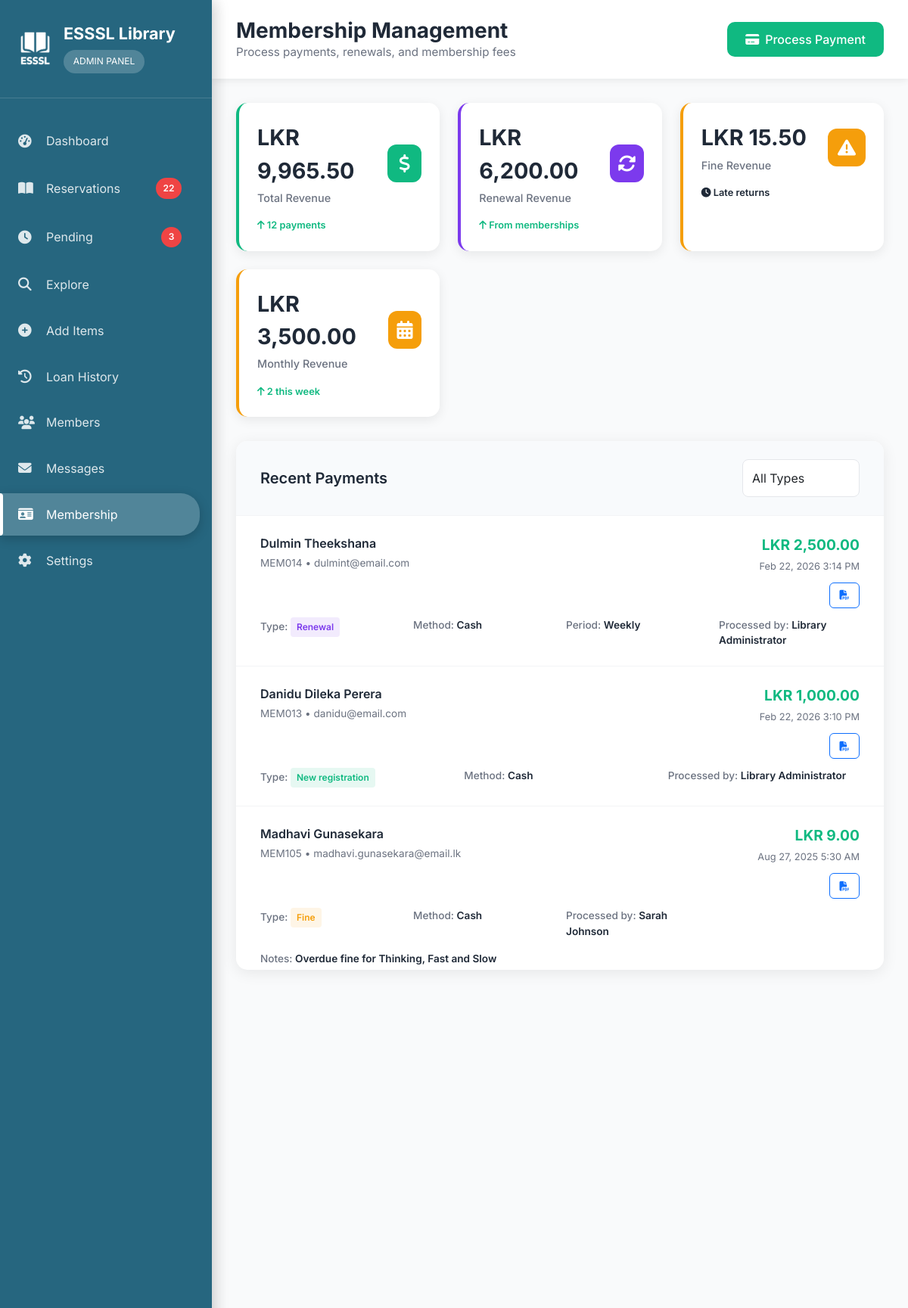
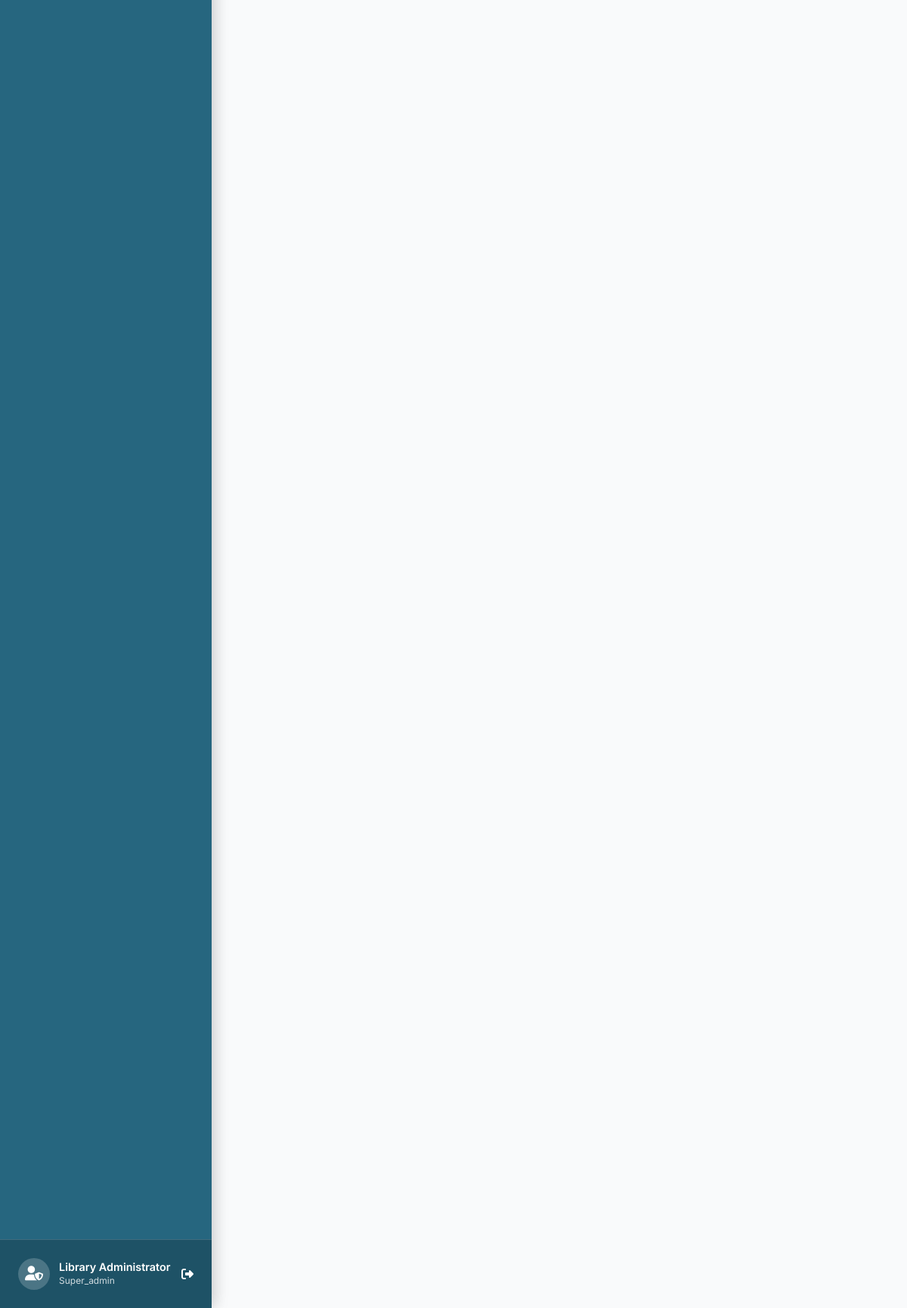
Screenshot of /admin/dashboard/membership.php (signed in) with the database file from the repository (2 pictures, top to bottom).
### tables this page shows
CREATE TABLE `payments` (
  `payment_id` int(11) NOT NULL,
  `member_id` int(11) NOT NULL,
  `payment_type` enum('new_registration','renewal','fine','other') DEFAULT 'renewal',
  `payment_method` enum('cash','card') DEFAULT 'cash',
  `amount` decimal(10,2) NOT NULL,
  `renewal_type` enum('weekly','monthly','yearly') DEFAULT NULL,
  `payment_date` timestamp NOT NULL DEFAULT current_timestamp(),
  `notes` text DEFAULT NULL,
  `processed_by` int(11) DEFAULT NULL COMMENT 'admin_id who processed payment',
  `created_at` timestamp NOT NULL DEFAULT current_timestamp()
);

CREATE TABLE `members` (
  `member_id` int(11) NOT NULL,
  `member_code` varchar(20) NOT NULL,
  `first_name` varchar(100) NOT NULL,
  `last_name` varchar(100) NOT NULL,
  `email` varchar(255) NOT NULL,
  `phone` varchar(20) DEFAULT NULL,
  `address` text DEFAULT NULL,
  `membership_type` enum('student','faculty','staff','public') DEFAULT 'student',
  `membership_expiry` date NOT NULL,
  `registration_date` timestamp NOT NULL DEFAULT current_timestamp(),
  `status` enum('active','suspended','expired') DEFAULT 'active',
  `profile_image` varchar(255) DEFAULT NULL,
  `password_hash` varchar(255) NOT NULL,
  `created_at` timestamp NOT NULL DEFAULT current_timestamp(),
  `updated_at` timestamp NOT NULL DEFAULT current_timestamp() ON UPDATE current_timestamp()
);

### admin/dashboard/membership.php (the view, shortened to what the rows shown need)
<?php
try {
    $database = new Database();
    $db = $database->getConnection();
    $where_clauses = [];
    $params = [];
    $where_sql = !empty($where_clauses) ? 'WHERE ' . implode(' AND ', $where_clauses) : '';
    $sql = "
        SELECT p.*,
               CONCAT(m.first_name, ' ', m.last_name) as member_name,
               m.member_code, m.email, m.membership_type, m.membership_expiry,
               CONCAT(a.full_name) as processed_by_name
        FROM payments p
        JOIN members m ON p.member_id = m.member_id
        LEFT JOIN admin a ON p.processed_by = a.admin_id
        $where_sql
        ORDER BY p.payment_date DESC
        LIMIT 100
    ";
    $stmt = $db->prepare($sql);
    $stmt->execute($params);
    $recent_payments = $stmt->fetchAll();
} catch (Exception $e) {
    $recent_payments = [];
    $payment_stats = [
        'total_payments' => 0,
        'total_revenue' => 0,
        'renewal_revenue' => 0,
        'fine_revenue' => 0,
        'monthly_revenue' => 0,
        'weekly_payments' => 0
    ];
    $error = "Error loading payment data: " . $e->getMessage();
}
?>
<!DOCTYPE html>
<html lang="en">
<head>
    <link href="https://cdn.jsdelivr.net/npm/bootstrap@5.3.2/dist/css/bootstrap.min.css" rel="stylesheet">
    <link href="https://cdnjs.cloudflare.com/ajax/libs/font-awesome/6.5.0/css/all.min.css" rel="stylesheet">
    <link rel="stylesheet" href="./admin-style/sidebar.css">
</head>
<body>
    <div class="admin-layout">
        <main class="admin-main">
            <header class="admin-header">
                <div class="header-content">
                    <div class="header-title">
                        <h1>Membership Management</h1>
                    </div>
                </div>
            </header>
            <div class="content-area">
                <div class="payments-section">
                    <div class="payments-list">
                        <?php if (empty($recent_payments)): ?>
                            <div class="text-center py-5">
                                <i class="fas fa-credit-card" style="font-size: 4rem; color: var(--gray-color); opacity: 0.5;"></i>
                                <h3 class="mt-3 text-muted">No payments found</h3>
                                <p class="text-muted">Start by processing your first payment</p>
                            </div>
                        <?php else: ?>
                            <?php foreach ($recent_payments as $payment): ?>
                                <div class="payment-item">
                                    <div class="payment-header">
                                        <div>
                                            <div class="payment-member"><?php echo htmlspecialchars($payment['member_name']); ?></div>
                                            <div style="font-size: 0.85rem; color: var(--gray-color); margin-top: 0.25rem;">
                                                <?php echo htmlspecialchars($payment['member_code']); ?> • <?php echo htmlspecialchars($payment['email']); ?>
                                            </div>
                                        </div>
                                        <div class="payment-meta">
                                            <div class="payment-amount">LKR <?php echo number_format($payment['amount'], 2); ?></div>
                                            <div class="payment-date">
                                                <?php echo date('M j, Y g:i A', strtotime($payment['payment_date'])); ?>
                                            </div>
                                            <div class="payment-actions">
                                                <button class="btn btn-sm btn-outline-primary" onclick="exportPaymentPDF(<?php echo $payment['payment_id']; ?>)" title="Export PDF">
                                                    <i class="fas fa-file-pdf"></i>
                                                </button>
                                            </div>
                                        </div>
                                    </div>
                                    <div class="payment-details">
                                        <div class="payment-detail">
                                            <span class="payment-detail-label">Type: </span>
                                            <span class="payment-type-badge <?php echo $payment['payment_type']; ?>">
                                                <?php echo ucfirst(str_replace('_', ' ', $payment['payment_type'])); ?>
                                            </span>
                                        </div>
                                        <div class="payment-detail">
                                            <span class="payment-detail-label">Method: </span>
                                            <span class="payment-detail-value"><?php echo ucfirst($payment['payment_method']); ?></span>
                                        </div>
                                        <?php if ($payment['renewal_type']): ?>
                                            <div class="payment-detail">
                                                <span class="payment-detail-label">Period: </span>
                                                <span class="payment-detail-value"><?php echo ucfirst($payment['renewal_type']); ?></span>
                                            </div>
                                        <?php endif; ?>
                                        <div class="payment-detail">
                                            <span class="payment-detail-label">Processed by: </span>
                                            <span class="payment-detail-value"><?php echo htmlspecialchars($payment['processed_by_name']); ?></span>
                                        </div>
                                        <?php if ($payment['notes']): ?>
                                            <div class="payment-detail" style="grid-column: 1 / -1;">
                                                <span class="payment-detail-label">Notes: </span>
                                                <span class="payment-detail-value"><?php echo htmlspecialchars($payment['notes']); ?></span>
                                            </div>
                                        <?php endif; ?>
                                    </div>
                                </div>
                            <?php endforeach; ?>
                        <?php endif; ?>
                    </div>
                </div>
            </div>
        </main>
    </div>
</body>
</html>

### rows the page displays
payments: member_name "Dulmin Theekshana", member.member_code "MEM014", member.email "dulmint@email.com", amount "2,500.00", payment_date "Feb 22, 2026 3:14 PM", payment_type "Renewal", payment_method "Cash", renewal_type "Weekly", processed_by_name "Library Administrator"
payments: member_name "Danidu Dileka Perera", member.member_code "MEM013", member.email "danidu@email.com", amount "1,000.00", payment_date "Feb 22, 2026 3:10 PM", payment_type "New registration", payment_method "Cash", processed_by_name "Library Administrator"
payments: member_name "Madhavi Gunasekara", member.member_code "MEM105", member.email "madhavi.gunasekara@email.lk", amount "9.00", payment_date "Aug 27, 2025 5:30 AM", payment_type "Fine", payment_method "Cash", processed_by_name "Sarah Johnson", notes "Overdue fine for Thinking, Fast and Slow"

### other values shown
$sidebar_counts['reservations'] "22"
$sidebar_counts['pending'] "3"
$_SESSION['admin_name'] "Library Administrator"
$_SESSION['admin_role'] "Super_admin"
$payment_stats['total_revenue'] "9,965.50"
$payment_stats['total_payments'] "12"
$payment_stats['renewal_revenue'] "6,200.00"
$payment_stats['fine_revenue'] "15.50"
$payment_stats['monthly_revenue'] "3,500.00"
$payment_stats['weekly_payments'] "2"
